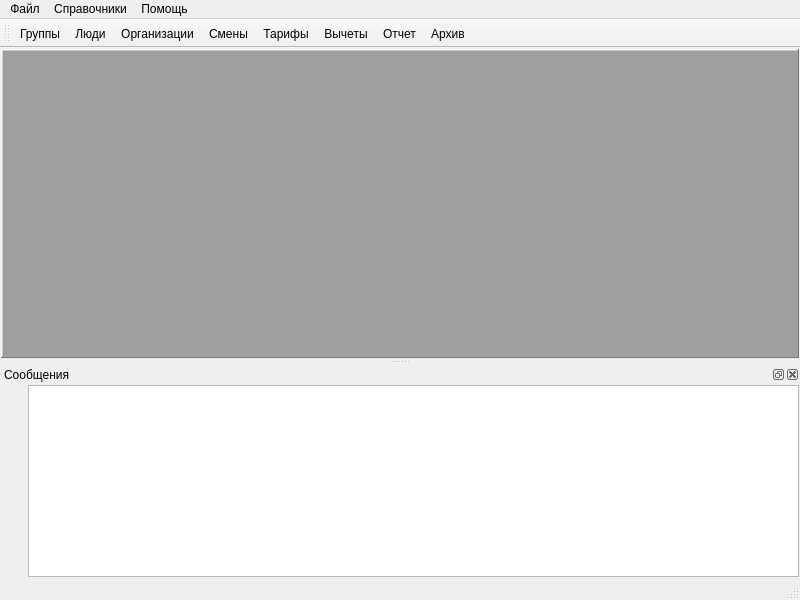
<?xml version="1.0" encoding="UTF-8"?>
<ui version="4.0">
 <class>ZMainWindow</class>
 <widget class="QMainWindow" name="ZMainWindow">
  <property name="geometry">
   <rect>
    <x>0</x>
    <y>0</y>
    <width>800</width>
    <height>600</height>
   </rect>
  </property>
  <property name="windowTitle">
   <string>План-факт</string>
  </property>
  <property name="windowIcon">
   <iconset resource="../DSV.qrc">
    <normaloff>:/images/table.png</normaloff>:/images/table.png</iconset>
  </property>
  <widget class="QWidget" name="centralwidget">
   <layout class="QGridLayout" name="gridLayout">
    <property name="leftMargin">
     <number>1</number>
    </property>
    <property name="topMargin">
     <number>1</number>
    </property>
    <property name="rightMargin">
     <number>1</number>
    </property>
    <property name="bottomMargin">
     <number>1</number>
    </property>
    <property name="spacing">
     <number>1</number>
    </property>
    <item row="0" column="0">
     <widget class="QMdiArea" name="mdiArea">
      <property name="frameShape">
       <enum>QFrame::WinPanel</enum>
      </property>
      <property name="frameShadow">
       <enum>QFrame::Raised</enum>
      </property>
      <property name="midLineWidth">
       <number>0</number>
      </property>
      <property name="verticalScrollBarPolicy">
       <enum>Qt::ScrollBarAsNeeded</enum>
      </property>
      <property name="horizontalScrollBarPolicy">
       <enum>Qt::ScrollBarAsNeeded</enum>
      </property>
      <property name="activationOrder">
       <enum>QMdiArea::CreationOrder</enum>
      </property>
      <property name="viewMode">
       <enum>QMdiArea::SubWindowView</enum>
      </property>
      <property name="documentMode">
       <bool>false</bool>
      </property>
     </widget>
    </item>
   </layout>
  </widget>
  <widget class="QMenuBar" name="menubar">
   <property name="geometry">
    <rect>
     <x>0</x>
     <y>0</y>
     <width>800</width>
     <height>21</height>
    </rect>
   </property>
   <widget class="QMenu" name="menu">
    <property name="title">
     <string>Файл</string>
    </property>
    <addaction name="actOpenFileXLSX"/>
    <addaction name="actProtokol"/>
    <addaction name="actClose"/>
   </widget>
   <widget class="QMenu" name="menu_2">
    <property name="title">
     <string>Справочники</string>
    </property>
    <addaction name="actGroups"/>
    <addaction name="actPersons"/>
    <addaction name="actOrganisations"/>
    <addaction name="actSmens"/>
    <addaction name="actTariffs"/>
    <addaction name="actPayments"/>
    <addaction name="actArchivs"/>
   </widget>
   <widget class="QMenu" name="menu_3">
    <property name="title">
     <string>Помощь</string>
    </property>
    <addaction name="actAbout"/>
    <addaction name="actAboutQt"/>
   </widget>
   <addaction name="menu"/>
   <addaction name="menu_2"/>
   <addaction name="menu_3"/>
  </widget>
  <widget class="QStatusBar" name="statusbar"/>
  <widget class="QToolBar" name="toolBar">
   <property name="windowTitle">
    <string>Инструменты</string>
   </property>
   <property name="movable">
    <bool>true</bool>
   </property>
   <property name="floatable">
    <bool>true</bool>
   </property>
   <attribute name="toolBarArea">
    <enum>TopToolBarArea</enum>
   </attribute>
   <attribute name="toolBarBreak">
    <bool>false</bool>
   </attribute>
   <addaction name="actGroups"/>
   <addaction name="actPersons"/>
   <addaction name="actOrganisations"/>
   <addaction name="actSmens"/>
   <addaction name="actTariffs"/>
   <addaction name="actPayments"/>
   <addaction name="actProtokol"/>
   <addaction name="actArchivs"/>
  </widget>
  <widget class="QDockWidget" name="dockMsgPanel">
   <property name="windowTitle">
    <string>Сообщения</string>
   </property>
   <attribute name="dockWidgetArea">
    <number>8</number>
   </attribute>
   <widget class="QWidget" name="dockWidgetContents">
    <layout class="QGridLayout" name="gridLayout_2">
     <property name="leftMargin">
      <number>1</number>
     </property>
     <property name="topMargin">
      <number>1</number>
     </property>
     <property name="rightMargin">
      <number>1</number>
     </property>
     <property name="bottomMargin">
      <number>1</number>
     </property>
     <property name="spacing">
      <number>1</number>
     </property>
     <item row="0" column="0">
      <widget class="QToolButton" name="cmdCleanMsg">
       <property name="minimumSize">
        <size>
         <width>26</width>
         <height>26</height>
        </size>
       </property>
       <property name="maximumSize">
        <size>
         <width>26</width>
         <height>26</height>
        </size>
       </property>
       <property name="toolTip">
        <string>Очистить список</string>
       </property>
       <property name="statusTip">
        <string>Очистить список</string>
       </property>
       <property name="whatsThis">
        <string>Очистить список</string>
       </property>
       <property name="icon">
        <iconset resource="../DSV.qrc">
         <normaloff>:/images/error.png</normaloff>:/images/error.png</iconset>
       </property>
       <property name="iconSize">
        <size>
         <width>20</width>
         <height>20</height>
        </size>
       </property>
       <property name="autoRaise">
        <bool>true</bool>
       </property>
      </widget>
     </item>
     <item row="0" column="1" rowspan="3">
      <widget class="QTableView" name="msgList">
       <property name="alternatingRowColors">
        <bool>true</bool>
       </property>
       <property name="selectionMode">
        <enum>QAbstractItemView::SingleSelection</enum>
       </property>
       <property name="selectionBehavior">
        <enum>QAbstractItemView::SelectRows</enum>
       </property>
      </widget>
     </item>
     <item row="1" column="0">
      <widget class="QToolButton" name="cmdSaveMsg">
       <property name="minimumSize">
        <size>
         <width>26</width>
         <height>26</height>
        </size>
       </property>
       <property name="maximumSize">
        <size>
         <width>26</width>
         <height>26</height>
        </size>
       </property>
       <property name="toolTip">
        <string>Сохранить в файл</string>
       </property>
       <property name="statusTip">
        <string>Сохранить в файл</string>
       </property>
       <property name="whatsThis">
        <string>Сохранить в файл</string>
       </property>
       <property name="icon">
        <iconset resource="../DSV.qrc">
         <normaloff>:/images/save.png</normaloff>:/images/save.png</iconset>
       </property>
       <property name="iconSize">
        <size>
         <width>20</width>
         <height>20</height>
        </size>
       </property>
       <property name="autoRaise">
        <bool>true</bool>
       </property>
      </widget>
     </item>
     <item row="2" column="0">
      <spacer name="spacer">
       <property name="orientation">
        <enum>Qt::Vertical</enum>
       </property>
       <property name="sizeHint" stdset="0">
        <size>
         <width>20</width>
         <height>14</height>
        </size>
       </property>
      </spacer>
     </item>
    </layout>
   </widget>
  </widget>
  <action name="actOpenFile">
   <property name="icon">
    <iconset resource="../DSV.qrc">
     <normaloff>:/images/open.png</normaloff>:/images/open.png</iconset>
   </property>
   <property name="text">
    <string>Импорт из txt</string>
   </property>
   <property name="toolTip">
    <string>Импорт из файла txt</string>
   </property>
  </action>
  <action name="actClose">
   <property name="icon">
    <iconset resource="../DSV.qrc">
     <normaloff>:/images/out.png</normaloff>:/images/out.png</iconset>
   </property>
   <property name="text">
    <string>Выход</string>
   </property>
   <property name="toolTip">
    <string>Выход из программы</string>
   </property>
  </action>
  <action name="actAbout">
   <property name="text">
    <string>О программе</string>
   </property>
  </action>
  <action name="actAboutQt">
   <property name="text">
    <string>QT</string>
   </property>
  </action>
  <action name="actGroups">
   <property name="icon">
    <iconset resource="../DSV.qrc">
     <normaloff>:/images/group_type_force.png</normaloff>:/images/group_type_force.png</iconset>
   </property>
   <property name="text">
    <string>Группы</string>
   </property>
   <property name="toolTip">
    <string>Группы</string>
   </property>
  </action>
  <action name="actPersons">
   <property name="icon">
    <iconset resource="../DSV.qrc">
     <normaloff>:/images/users_two_48.png</normaloff>:/images/users_two_48.png</iconset>
   </property>
   <property name="text">
    <string>Люди</string>
   </property>
   <property name="toolTip">
    <string>Люди</string>
   </property>
  </action>
  <action name="actSmens">
   <property name="icon">
    <iconset resource="../DSV.qrc">
     <normaloff>:/images/flags.png</normaloff>:/images/flags.png</iconset>
   </property>
   <property name="text">
    <string>Смены</string>
   </property>
   <property name="toolTip">
    <string>Смены</string>
   </property>
  </action>
  <action name="actTariffs">
   <property name="icon">
    <iconset resource="../DSV.qrc">
     <normaloff>:/images/msgbox5.png</normaloff>:/images/msgbox5.png</iconset>
   </property>
   <property name="text">
    <string>Тарифы</string>
   </property>
   <property name="toolTip">
    <string>Тарифы</string>
   </property>
  </action>
  <action name="actOrganisations">
   <property name="icon">
    <iconset resource="../DSV.qrc">
     <normaloff>:/images/digg_48.png</normaloff>:/images/digg_48.png</iconset>
   </property>
   <property name="text">
    <string>Организации</string>
   </property>
   <property name="toolTip">
    <string>Организации</string>
   </property>
  </action>
  <action name="actProtokol">
   <property name="enabled">
    <bool>true</bool>
   </property>
   <property name="icon">
    <iconset resource="../DSV.qrc">
     <normaloff>:/images/table.png</normaloff>:/images/table.png</iconset>
   </property>
   <property name="text">
    <string>Отчет</string>
   </property>
  </action>
  <action name="actArchivs">
   <property name="icon">
    <iconset resource="../DSV.qrc">
     <normaloff>:/images/modify.png</normaloff>:/images/modify.png</iconset>
   </property>
   <property name="text">
    <string>Архив</string>
   </property>
   <property name="toolTip">
    <string>Архив</string>
   </property>
  </action>
  <action name="actOpenFileXLSX">
   <property name="icon">
    <iconset resource="../DSV.qrc">
     <normaloff>:/images/open.png</normaloff>:/images/open.png</iconset>
   </property>
   <property name="text">
    <string>Импорт из xlsx</string>
   </property>
   <property name="toolTip">
    <string>Импорт из файла CSV</string>
   </property>
  </action>
  <action name="actPayments">
   <property name="icon">
    <iconset resource="../DSV.qrc">
     <normaloff>:/images/ms.png</normaloff>:/images/ms.png</iconset>
   </property>
   <property name="text">
    <string>Вычеты</string>
   </property>
   <property name="toolTip">
    <string>Вычеты</string>
   </property>
  </action>
 </widget>
 <resources>
  <include location="../DSV.qrc"/>
 </resources>
 <connections>
  <connection>
   <sender>actClose</sender>
   <signal>triggered()</signal>
   <receiver>ZMainWindow</receiver>
   <slot>close()</slot>
   <hints>
    <hint type="sourcelabel">
     <x>-1</x>
     <y>-1</y>
    </hint>
    <hint type="destinationlabel">
     <x>399</x>
     <y>299</y>
    </hint>
   </hints>
  </connection>
 </connections>
</ui>
